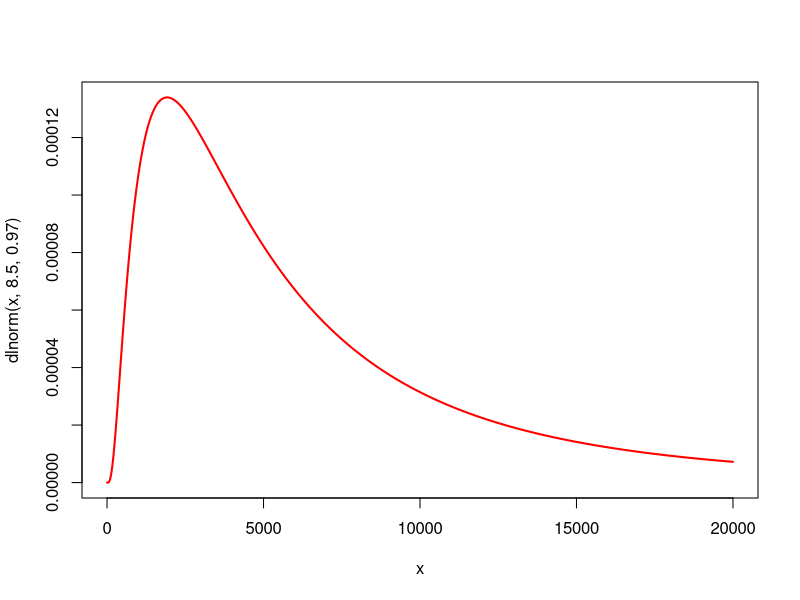
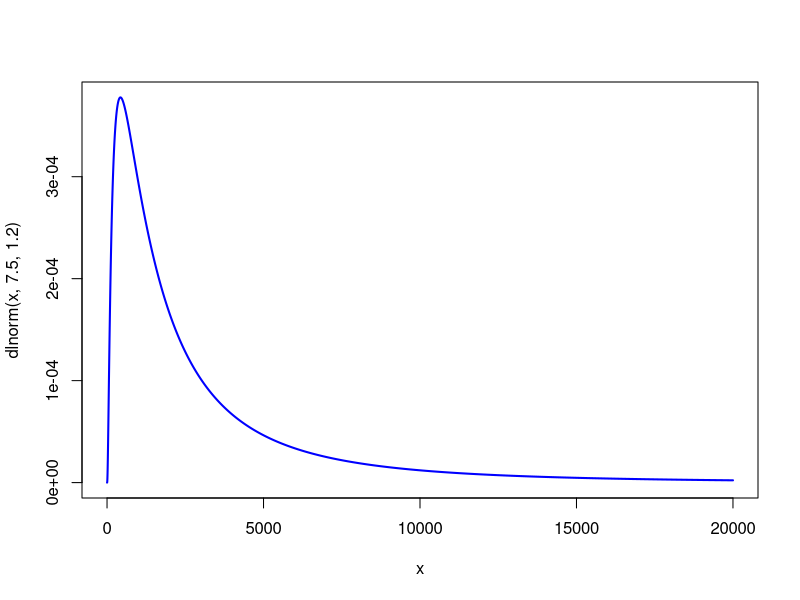
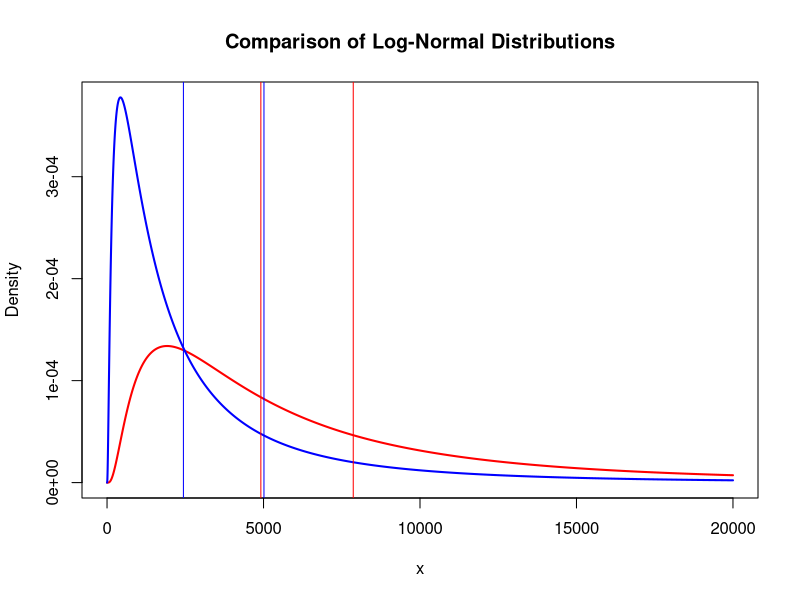

Write R code to recreate these figures, in order.
# Aufgaabe 1

pnorm(0.305 , mean = 0.302, sd = 0.003) - pnorm(0.295 , mean = 0.302, sd = 0.003)

q <- qnorm(0.02, mean = 0, sd=4)
mue <- 400-q
qnorm(0.02, mean = mue, sd=4)

q <- qnorm(0.02, 0, 2.5)
mue <- 400-q
qnorm(0.02, mue, 2.5)


# Aufgabe 2

x <- 0:20000
plot(x, dlnorm(x, 8.5, 0.97), type = "l", lwd = 2, col = "red")
plot(x, dlnorm(x, 7.5, 1.20), type = "l", lwd = 2, col = "blue")

x <- 0:20000
pdf1 <- dlnorm(x, 8.5, 0.97)
pdf2 <- dlnorm(x, 7.5, 1.20)
plot(x, pdf1, type = "l", lwd = 2, col = "red", ylim = c(0, max(pdf1, pdf2)), 
     xlab = "x", ylab = "Density", main = "Comparison of Log-Normal Distributions")
lines(x, pdf2, type = "l", lwd = 2, col = "blue")


EX <- function(mue, roh) {
  exp(mue + ((roh)^2)/2)
}

SDX <- function(mue, roh){
  sqrt(exp(2*mue+roh^2)*(exp(roh^2) - 1))
}

EX(8.5, 0.97)
EX(7.8, 1.2)
SDX(8.5, 0.97)
SDX(7.8, 1.2)

qlnorm(0.5, 8.5, 0.97)
exp(8.5)
qlnorm(0.5, 7.8, 1.2)
exp(7.8)

abline(v = EX(8.5, 0.97), col = "red")
abline(v = exp(8.5), col = "red")
abline(v = EX(7.8, 1.2), col = "blue")
abline(v = exp(7.8), col = "blue")


# Aufgabe 3

n <- 100000
m <- matrix(NA, nrow = n, ncol = 1)
for (i in 1:n){
  m[i,] <- rbinom(1, 1, 0.8) + rbinom(1, 1, 0.82) + rbinom(1, 1, 0.66)
}
count <- sum(m >= 2)
count/n

Anmeldungen <- rpois(n,lambda=100)
(k_32 <- mean(ceiling(Anmeldungen/32)))

Anmeldungen <- rpois(n,lambda=100)
(k_40 <- mean(ceiling(Anmeldungen/40)))

k <- matrix(NA, nrow = n, ncol = 1)
for (i in 1:n){
  k[i,] <- (ceiling(rpois(1, 100)/32) - ceiling(rpois(1, 100)/40)) * 150000
}
mean(k)


df <- data.frame(Anmeldungen = integer(n))
df$Anmeldungen <- rpois(n,lambda=100)
df$Vollzeit <- sapply(df$Anmeldungen, function(x) rbinom(1, x, 0.8))
df$Teilzeit <- df$Anmeldungen - df$Vollzeit

df$Vollzeit_k_32 <- sapply(df$Vollzeit, function(x) ceiling(x/32)) * 150000
df$Teilzeit_k_32 <- sapply(df$Teilzeit, function(x) ceiling(x/32)) * 150000

df$Vollzeit_k_40 <- sapply(df$Vollzeit, function(x) ceiling(x/40)) * 150000
df$Teilzeit_k_40 <- sapply(df$Teilzeit, function(x) ceiling(x/40)) * 150000

Kosten_32 <- mean(df$Vollzeit_k_32) + mean(df$Teilzeit_k_32)
Kosten_40 <- mean(df$Vollzeit_k_40) + mean(df$Teilzeit_k_40)

Kosten_32 - Kosten_40



